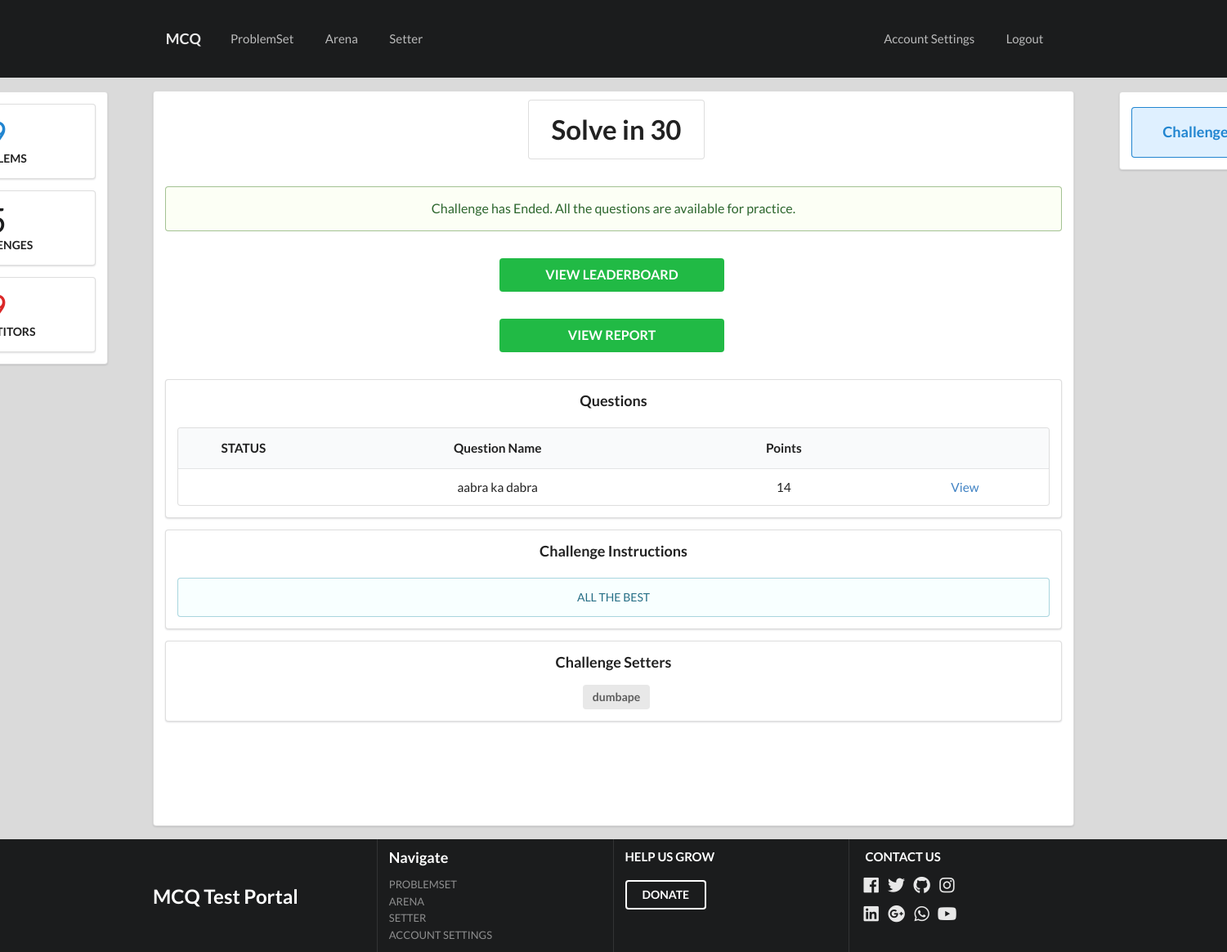
The page /challenge/SIT (signed in) on the database its author committed.
### person/models.py (models this page shows, shortened)
class challenge(models.Model):
    name = models.CharField(max_length=100)
    type = models.CharField(max_length=10, choices=(('O', 'Open'), ('P', 'Private'),), default='O')
    slug = models.SlugField(max_length=50)
    status = models.CharField(max_length=15, choices=(('M', 'Making'), ('A', 'Active'), ('C', 'Completed'),), default='M')
    start_date = models.DateField(default=timezone.now() + timedelta(days=1))
    end_date = models.DateField(default=timezone.now() + timedelta(days=1) + timedelta(hours=3))
    start_time = models.TimeField(default=timezone.now() + timedelta(days=1))
    end_time = models.TimeField(default=timezone.now() + timedelta(days=1) + timedelta(hours=3))
    instructions = models.CharField(max_length=2000, default='None')

class question(models.Model):
    name = models.CharField(max_length=100)
    challenge_slug = models.CharField(max_length=100)
    slug = models.SlugField(max_length=50)
    points = models.IntegerField()
    difficulty = models.CharField(max_length=8, choices=(('E', 'Easy'), ('M', 'Medium'), ('H', 'Hard'),), default='E')
    statement = models.CharField(max_length=2000)
    option1 = models.CharField(max_length=200)
    option2 = models.CharField(max_length=200)
    option3 = models.CharField(max_length=200)
    option4 = models.CharField(max_length=200)
    tags = models.CharField(max_length=250)
    answer = models.CharField(max_length=50, default='')
    editorial = models.CharField(max_length=2000, default='No Editorial provided by the setter.')

class challenge_setter(models.Model):
    slug = models.SlugField(max_length=50)
    setter = models.CharField(max_length=50)

### person/views.py (the view, shortened to what this page needs)
# urls.py: path('challenge/<slug:slug>', views.challenge_view, name = 'challenge'),
def challenge_view(request, slug):
    username, type = authenticate(request)
    if username == None:                                                             # USER NOT LOGGED IN
        return redirect('accounts:login')
    else:
        A, B, C = get_challenge()
        match = models.challenge.objects.filter(slug=slug)                             # CONTEST DOES NOT EXIST
        if len(match) == 0:
            return render(request, 'person/not_found.html', {'isAdmin': isAdmin(request)})
        else:
            match = match[0]
            challenge_status = status(slug)
            match1 = models.challenge_setter.objects.filter(slug=slug, setter=username)    # USER A SETTER ?
            match2 = models.challenge_setter.objects.filter(slug=slug)
            if len(match1) == 0:
                challenge_user_type = 'user'
            else:
                challenge_user_type = 'setter'
            if type == 'A':
                challenge_user_type = 'admin'
    if request.method == 'GET':
        if challenge_status == 'M' and (challenge_user_type == 'setter' or challenge_user_type == 'admin'):                                                                 # CONTEST IN MAKING STATUS
            data = {'name': match.name, 'slug': match.slug, 'start_time': match.start_time, 'end_time': match.end_time, 'start_date': match.start_date, 'end_date': match.end_date, 'type': match.type, 'instructions': match.instructions}
            form = forms.challengeDetails(initial=data)
            form1 = forms.newCollaborator()
            form2 = forms.removeChallenge()
            questions = models.question.objects.filter(challenge_slug=slug)
            return render(request, 'person/challenge_details.html', {'isAdmin': isAdmin(request), 'A': A, 'B': B, 'C': C, 'curr_challenge': match, 'form': form, 'form1': form1, 'form2': form2, 'slug': match.slug, 'questions': questions, 'setters': match2, 'before': before(slug), 'user_type': challenge_user_type})
        elif challenge_status == 'C':
            questions = models.question.objects.filter(challenge_slug=slug)
            participate = 0
            total = {}
            total['total'] = 0
            total['score'] = 0
            for question in questions:
                sub = models.submission.objects.filter(username=username, question_slug=question.slug)
                total['total'] = total['total'] + question.points
                if len(sub) == 0:
                    question.attempted = -1
                else:
                    sub = sub[0]
                    participate = 1
                    question.attempted = evaluate(question.answer, sub.answer, question.points)
                    total['score'] = total['score'] + question.attempted
            return render(request, 'person/challenge.html', {'isAdmin': isAdmin(request), 'A': A, 'B': B, 'C': C, 'slug': slug, 'participate': participate, 'challenge_name': match.name, 'instr': match.instructions, 'status': challenge_status, 'total': total, 'setters': match2, 'questions': questions, 'user_type': challenge_user_type})

### person/views.py (called while the page is built, shortened)
def get_challenge():
    A = None
    B = None
    C = models.question()
    M = models.question.objects.all()
    C.questions = len(M)
    M = models.challenge.objects.all()
    C.challenges = len(M)
    M = account_models.user.objects.all()
    C.users = len(M)
    all_challenges = models.challenge.objects.all()
    ongoing_challenge = []
    upcoming_challenge = []
    for entry in all_challenges:
        if status(entry.slug) == 'A' and entry.type == 'O':
            ongoing_challenge.append(entry)
        elif status(entry.slug) == 'M' and entry.type == 'O':
            upcoming_challenge.append(entry)
    return A, B, C

def isAdmin(request):
    username, type = authenticate(request)
    if type == 'A':
        return True
    else:
        return False

def authenticate(request):
    username = request.session.get('username')
    if username != None:
        user = account_models.user.objects.filter(username=username)
        user = user[0]
        user_type = user.user_type
        if user_type == 'standard':
            user_type = 'U'
        elif user_type == 'setter':
            user_type = 'S'
        elif user_type == 'admin':
            user_type = 'A'
        return username, user_type
    else:
        return username, None

### person/templates/person/challenge.html (shortened to what this page needs)
{% extends 'person/base.html' %}
{% block content %}
      <h1 class="ui black huge header center aligned" style="margin-top: 0.5%;">
        <div class="ui massive basic label" style="font-size: 33px;">
          {{ challenge_name }}
        </div>
      </h1>
      <div class="ui container" style="margin-top: 3%">
        {% if status == 'C' %}
        <div class="ui right rail">
          <div class="ui segment">
            <div class="ui mini header">
              <div class="value ui blue message" style="margin-top: 3%;">Challenge has Ended
              </div>
            </div>
          </div>
        </div>
        <div class="ui left rail">
          <div class="ui container segment center aligned">
          <div class="ui segment">
            <div class="ui small blue statistic">
                  <div class="value">
                    {{ C.questions }}
                  </div>
                  <div class="label">
                    Problems
                  </div>
            </div>
          </div>
          <div class="ui segment">
            <div class="ui small statistic">
                  <div class="value">
                    {{ C.challenges }}
                  </div>
                  <div class="label">
                    Challenges
                  </div>
            </div>
          </div>
          <div class="ui segment">
            <div class="ui small red statistic">
                  <div class="value">
                    {{ C.users }}
                  </div>
                  <div class="label">
                    Compititors
                  </div>
            </div>
          </div>
        </div>
        </div>
          {% endif %}
          {% if status == 'C' %}
          <div class="ui floating positive large message">Challenge has Ended. All the questions are available for practice.</div>
          {% endif %}
          {% if status == 'C' %}
            <div class="ui container center aligned" style="margin-top: 3%; margin-bottom: 3%;"><a style="width: 25%;" class="ui green large button" target="_blank" href="{% url 'person:leaderboard' challenge_slug=slug %}">VIEW LEADERBOARD</a></div>
            {% if user_type == 'setter' or user_type == 'admin' %}
              <div class="ui container center aligned" style="margin-top: 3%; margin-bottom: 3%;"><a style="width: 25%;" class="ui green large button" target="_blank" href="{% url 'person:report' challenge_slug=slug %}">VIEW REPORT</a></div>
            {% endif %}
          {% endif %}
          {% if status == 'A' or status == 'C' %}
          <div class="ui segment">
            <div>
              <label class="ui header">Questions</label>
            </div>
            <div style="margin-top: 2%;">
              <table class="ui single line large table center aligned">
                <thead>
                  <tr>
                    <th style="width:15%;">STATUS</th>
                    <th>Question Name</th>
                    <th>Points</th>
                    <th></th>
                  </tr>
                </thead>
                <tbody>
                  {% for question in questions %}
                  <tr>
                    <td>
                    </td>
                    <td>{{question.name}}</td>
                    <td>{{question.points}}</td>
                    <td><a href="{% url 'person:question' question_slug=question.slug %}" target="_blank">View</a></td>
                  </tr>
                  {% endfor %}
                </tbody>
              </table>
            </div>
          </div>
        {% endif %}
        <div class="ui segment">
          <div>
            <label class="ui header">Challenge Instructions</label>
          </div>
          <div style="margin-top: 2%;" class="ui floating info message">
            {{ instr }}
          </div>
        </div>
        <div class="ui segment">
          <div>
            <label class="ui header">Challenge Setters</label>
          </div>
          {% for setter in setters %}
          <div style="margin-top: 2%;">
            <div class="ui header"><a target="_blank" class="ui large label" href="{% url 'person:profile' profile_slug=setter.setter %}">{{setter.setter}}</a></div>
          </div>
          {% endfor %}
        </div>
      </div>
{% endblock %}

### person/templates/person/base.html (style rules this page uses)
body { background-color: #DADADA; }

### rows shown on the page
challenge: name "Solve in 30", instructions "ALL THE BEST"
question: name "aabra ka dabra", points "14"
challenge_setter: setter "dumbape"
